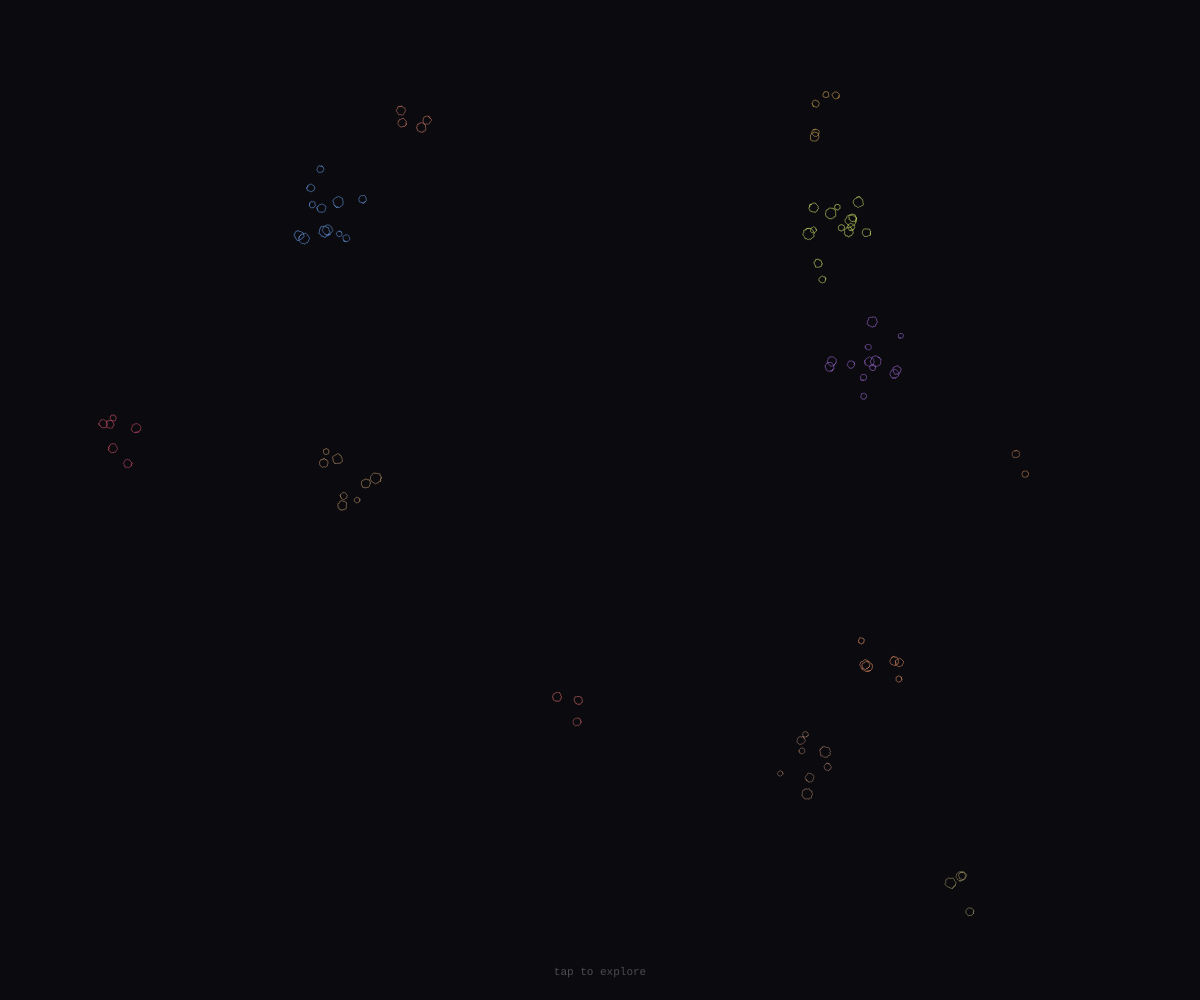
Frame 1 (no input)
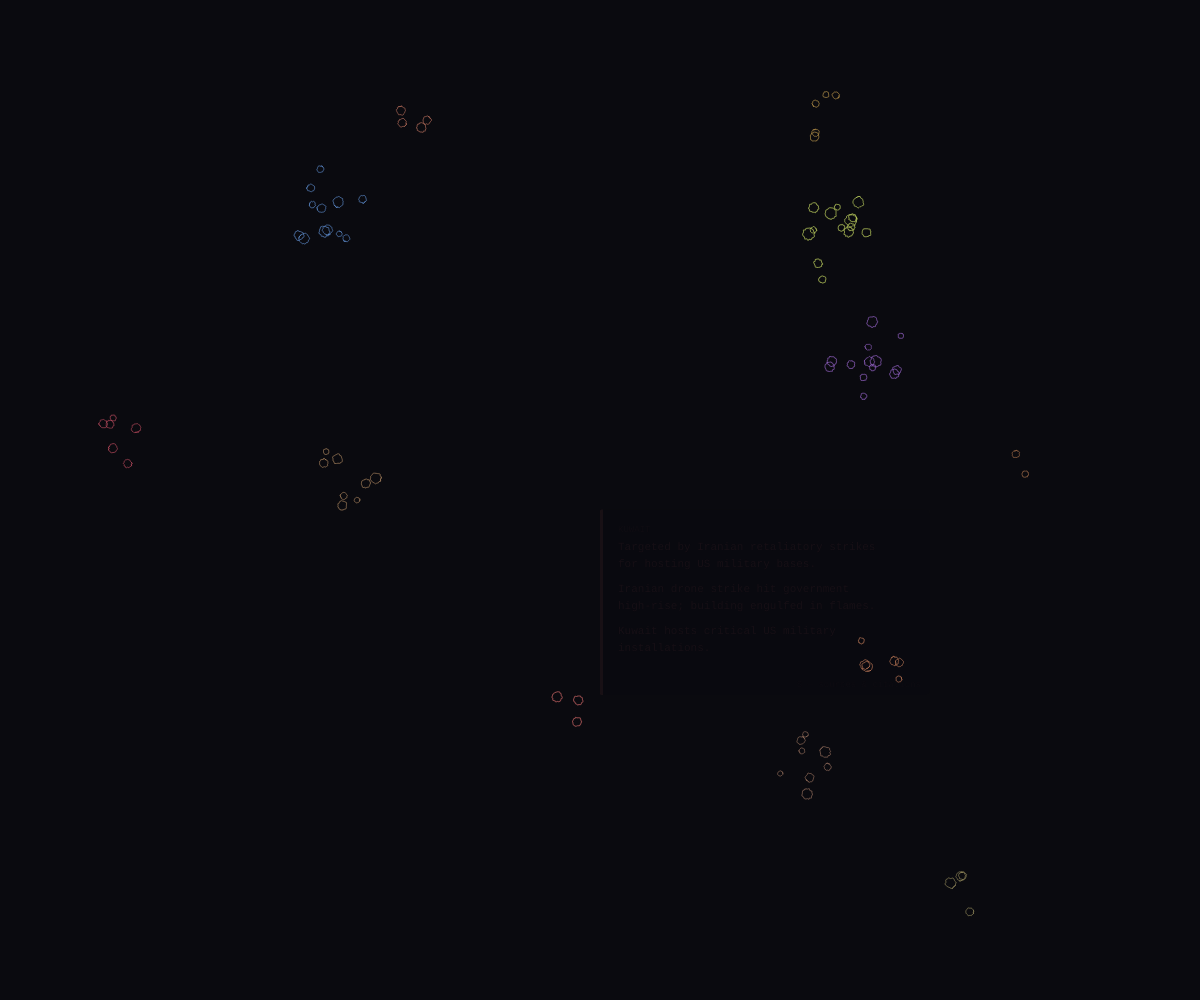
Frame 2 (the mouse pressed at the canvas centre, redrawn once)

The p5.js sketch that drew these frames (run headless with seeded random() and noise() and a simulated clock; the mouse was pressed at the canvas centre and the sketch redrawn once):

// p5.js sketch
// ── sketch.js
// ── Middle East Escalation: February 28 – March 9, 2026 ───────────────────────
// Objective data extracted from facts.md and official sources
// Each party represented by boid count proportional to involvement level
const GROUPS = [
  {
    name: 'United States',
    color: [200, 220, 100],
    count: 14,
    freq: 329.6,
    wave: 'sawtooth',
    facts: [
      'Co-launched major military operation with Israel on February 28, 2026.',
      'US forces struck more than 3,000 targets in Iran since February 28.',
      'Sank Iranian warship IRIS Dena in Indian Ocean near Sri Lanka on March 2, 2026. Sri Lankan Navy recovered 80+ bodies and 32 survivors; 100+ missing.',
      'Trump administration demanded Iran\'s nuclear disarmament as defensive measure.',
      'Trump demanded unconditional surrender from Iran and stated new Iranian leader must receive US approval.',
    ],
    sources: [
      {
        label: 'India offered sanctuary to Iranian ship three days before US sank it — BBC News',
        url: 'https://www.bbc.com/news/articles/c2e4yxj0pd3o'
      },
      {
        label: 'The final voyage of the Iranian warship sunk by the US — BBC News',
        url: 'https://www.bbc.com/news/articles/c4geelnw7w3o'
      },
    ]
  },
  {
    name: 'Iran',
    color: [150, 100, 200],
    count: 13,
    freq: 220.0,
    wave: 'triangle',
    facts: [
      '1,255 deaths as of March 9, 2026 from US-Israel strikes.',
      'Supreme Leader Ali Khamenei assassinated in strikes. Son Mojtaba Khamenei declared as 3rd supreme leader.',
      'Minab girls\' school hit on February 28; at least 168 killed including children.',
      'Fuel depots hit in Tehran and Karaj according to Iran\'s oil ministry.',
      'Carried out retaliatory strikes on Saudi Arabia, UAE, Qatar, Oman, Iraq, Kuwait, Cyprus, and Turkey.',
      'Fired 174 ballistic missiles (161 intercepted, 13 fell into sea); launched 689 UAVs (645 intercepted, 44 caused impact); fired 8 cruise missiles (all intercepted).',
    ],
    sources: [
      {
        label: 'US-Israel attacks on Iran: Death toll and injuries live tracker — Al Jazeera',
        url: 'https://www.aljazeera.com/news/2026/3/1/us-israel-attacks-on-iran-death-toll-and-injuries-live-tracker'
      },
    ]
  },
  {
    name: 'Israel',
    color: [100, 150, 220],
    count: 12,
    freq: 246.9,
    wave: 'sawtooth',
    facts: [
      'Israel Defense Forces conducted approximately 3,400 strikes and disabled more than 150 Iranian defense systems as of March 9.',
      'Sent foot soldiers into South Lebanon and carried out airstrikes killing dozens according to Lebanese health officials.',
      'Coordinated major military operation with US launched February 28, 2026.',
      'Israeli special forces raid on Lebanese village killed 41+ civilians; 40+ wounded.',
      'Issued evacuation orders for residents in southern Lebanon, urging movement north of the Litani River causing massive displacement.',
      'Human Rights Watch found evidence Israel used white phosphorus in residential areas of southern Lebanon in violation of international humanitarian law.',
    ],
    sources: [
      {
        label: 'Dozens killed as Israeli special forces raid Lebanese village — BBC News',
        url: 'https://www.bbc.com/news/articles/cy8l2p2l3v0o'
      },
      {
        label: 'In maps: Ten days of strikes across the Middle East — BBC News',
        url: 'https://www.bbc.com/news/articles/c4g0pnnj8xyo'
      },
    ]
  },
  {
    name: 'Lebanon',
    color: [180, 140, 100],
    count: 8,
    freq: 174.6,
    wave: 'triangle',
    facts: [
      '486 people killed as of March 9, 2026 due to Israeli strikes according to Lebanese Health Ministry.',
      'More than 700,000 people displaced from the starting of the war.',
      'Hezbollah launched rocket and drone attack on military site in Haifa, Israel on March 2, marking first direct strike since November 2024 ceasefire.',
      'Israeli strikes hit apartment in Ramada Hotel building in Raouche district of Beirut killing at least 4 people and wounding 10 others.',
      'Lebanon experiencing intense military escalation with Israeli airstrikes across the country, particularly targeting southern Beirut suburbs and southern Lebanon.',
    ],
    sources: [
      {
        label: 'Almost 700,000 displaced in Lebanon as war enters second week — UN News',
        url: 'https://news.un.org/en/story/2026/03/1167098'
      },
    ]
  },
  {
    name: 'Iraq',
    color: [160, 120, 100],
    count: 8,
    freq: 195.0,
    wave: 'triangle',
    facts: [
      'Iraq\'s Prime Minister told US Secretary of State Marco Rubio that Iraq should not be used as launchpad for attacks in Middle East war.',
      'Iran-backed Kataib Imam Ali group reported 4 members killed and 12 injured in US air attacks in northern Iraq.',
      'Iranian Revolutionary Guards stated they targeted Al-Harir Air Base in Kurdistan region with five missiles.',
      'Wissam Yassin, digital marketer in Iraq, noted Shiite community views Iran weakening as existential threat to political power.',
      'Sunni community perceives war as opportunity to rearrange political landscape as Iranian influence on Iraq weakens.',
    ],
    sources: [
      {
        label: 'US-Israel attacks on Iran: Death toll and injuries live tracker — Al Jazeera',
        url: 'https://www.aljazeera.com/news/2026/3/1/us-israel-attacks-on-iran-death-toll-and-injuries-live-tracker'
      },
    ]
  },
  {
    name: 'Saudi Arabia',
    color: [200, 80, 100],
    count: 6,
    freq: 164.8,
    wave: 'triangle',
    facts: [
      'Targeted by Iranian retaliatory strikes for hosting US military bases.',
      'Saudi Ministry of Defense reported destruction of 2 Iranian drones over kingdom\'s oil-rich eastern region.',
      'Oil refineries including Shahbah oilfield hit by incoming Iranian drones.',
      'Saudi kingdom declared Iran\'s attacks on civilian infrastructure—oil facilities, desalination plants, and CIA headquarters in Riyadh—have crossed critical red line.',
      'Iranian missile attack hit US base in Saudi Arabia; US soldier died from wounds sustained 8 days later.',
      'Iranian drone strike hit residential building in Al-Kharj killing 2 people of Indian and Bangladeshi nationalities and injuring 12 others.',
    ],
    sources: [
      {
        label: 'US-Israel attacks on Iran: Death toll and injuries live tracker — Al Jazeera',
        url: 'https://www.aljazeera.com/news/2026/3/1/us-israel-attacks-on-iran-death-toll-and-injuries-live-tracker'
      },
    ]
  },
  {
    name: 'United Arab Emirates',
    color: [220, 140, 100],
    count: 6,
    freq: 185.0,
    wave: 'triangle',
    facts: [
      'Targeted by Iranian retaliatory strikes for hosting US military bases.',
      'Iranian drones hit hotels Burj al Arab and Fairmont The Palm Dubai, Dubai International Airport, and residential areas.',
      'Dubai International Airport operating with limited resumption of flights following temporary suspension due to regional security concerns.',
      'Zayed International Airport in Abu Dhabi partially operational as of March 10, 2026 following disruptions from Iran-Israel-US conflict.',
      'UAE Consulate in Erbil targeted by drone strike resulting in material damage but no reported injuries.',
      'Member of Federal National Council refuted reports of attack on Iran\'s desalination plant, emphasizing UAE will not treat Iranian people as regime has acted.',
    ],
    sources: [
      {
        label: '2026 Iranian strikes on the United Arab Emirates — Wikipedia',
        url: 'https://en.wikipedia.org/wiki/2026_Iranian_strikes_on_the_United_Arab_Emirates'
      },
    ]
  },
  {
    name: 'Qatar',
    color: [200, 160, 80],
    count: 5,
    freq: 196.0,
    wave: 'sine',
    facts: [
      'Targeted by Iranian retaliatory strikes for hosting US military bases.',
      'Qatar\'s Ministry of Interior reported 66 Iranian missiles targeted Qatar, which were intercepted.',
      'Debris from intercepted missiles caused 16 injuries.',
      'Qatar hosts major US military installations and major LNG export facilities threatened by conflict.',
    ],
    sources: [
      {
        label: 'US-Israel attacks on Iran: Death toll and injuries live tracker — Al Jazeera',
        url: 'https://www.aljazeera.com/news/2026/3/1/us-israel-attacks-on-iran-death-toll-and-injuries-live-tracker'
      },
    ]
  },
  {
    name: 'Oman',
    color: [160, 150, 100],
    count: 4,
    freq: 164.0,
    wave: 'sine',
    facts: [
      'Targeted by Iranian retaliatory strikes for hosting US military bases.',
      'Hosted multiple rounds of nuclear and political talks between US and Iran; two countries have had no formal diplomatic relations since April 7, 1980.',
      'Omani Minister of Foreign Affairs Badr al-Busaidi, who mediated US-Iran talks before war, stated diplomatic options remain available to de-escalate Middle East situation.',
      'Two Iranian drones hit Duqm Port in Al Wusta Governorate with one striking mobile workers\' housing unit.',
      'Oil tanker flying Marshall Islands flag attacked by Iranian drone boat.',
      'Fuel tank at Duqm Port hit by several unmanned aircraft on March 3.',
    ],
    sources: [
      {
        label: 'US-Israel attacks on Iran: Death toll and injuries live tracker — Al Jazeera',
        url: 'https://www.aljazeera.com/news/2026/3/1/us-israel-attacks-on-iran-death-toll-and-injuries-live-tracker'
      },
    ]
  },
  {
    name: 'Turkey',
    color: [200, 120, 100],
    count: 4,
    freq: 207.65,
    wave: 'sine',
    facts: [
      'Targeted by Iranian retaliatory strikes.',
      'Iranian missiles and drones penetrated Turkish airspace.',
      'President Erdogan told Iranian President Pezeshkian that airspace violation "cannot be excused for any reason whatsoever."',
      'Erdogan stated Turkey will continue to take all necessary measures against airspace violations.',
      'Turkey hosts US military presence and strategic importance for regional stability.',
    ],
    sources: [
      {
        label: 'US-Israel attacks on Iran: Death toll and injuries live tracker — Al Jazeera',
        url: 'https://www.aljazeera.com/news/2026/3/1/us-israel-attacks-on-iran-death-toll-and-injuries-live-tracker'
      },
    ]
  },
  {
    name: 'Kuwait',
    color: [200, 100, 100],
    count: 3,
    freq: 146.83,
    wave: 'triangle',
    facts: [
      'Targeted by Iranian retaliatory strikes for hosting US military bases.',
      'Iranian drone strike hit government high-rise; building engulfed in flames.',
      'Kuwait hosts critical US military installations.',
    ],
    sources: [
      {
        label: 'Kuwaiti government high-rise hit by Iranian drone — BBC Video',
        url: 'https://www.bbc.com/news/videos/c9wnex8g5dyo'
      },
    ]
  },
  {
    name: 'Cyprus',
    color: [180, 120, 80],
    count: 2,
    freq: 138.59,
    wave: 'sine',
    facts: [
      'Targeted by Iranian retaliatory strikes.',
      'Cyprus likely hosts US military interests and serves as strategic location for regional operations.',
      'Represents extension of Iranian response beyond Middle East to broader international coalition supporting US-Israel operations.',
    ],
    sources: [
      {
        label: 'US-Israel attacks on Iran: Death toll and injuries live tracker — Al Jazeera',
        url: 'https://www.aljazeera.com/news/2026/3/1/us-israel-attacks-on-iran-death-toll-and-injuries-live-tracker'
      },
    ]
  },
];

// ── Audio — F# minor 7 pad synthesizer (persistent oscillator pool) ────────
let audioCtx = null;
let oscPool = [];  // 6 always-running {osc, gain} pairs

// Frequencies extracted from GROUPS array—no need for separate mapping

// F# minor 7 chord tones in semitones: root, m3, P5, m7
const FM7_SEMITONES = [0, 3, 7, 10];

// Bass oscillators: always-present F# minor notes below 150 Hz
const BASS_FREQS = [92.50, 110.00];  // F#2, A2

function initAudio() {
  if (audioCtx) {
    // iOS Safari suspends AudioContext between gestures — always try to
    // resume
    if (audioCtx.state === 'suspended') audioCtx.resume();
    return;
  }
  // webkitAudioContext fallback for older iOS Safari
  const AC = window.AudioContext || window['webkitAudioContext'];
  audioCtx = new AC();
  audioCtx.resume();  // iOS requires explicit resume even inside a gesture
                      // handler
  // 2 bass oscillators (indices 0–1) + 4 mid oscillators (indices 2–5)
  for (let i = 0; i < 6; i++) {
    const osc = audioCtx.createOscillator();
    const gainNode = audioCtx.createGain();
    osc.type = 'sine';
    osc.frequency.value = i < 2 ? BASS_FREQS[i] : 220.00;
    gainNode.gain.value = 0;
    osc.connect(gainNode);
    gainNode.connect(audioCtx.destination);
    osc.start();
    oscPool.push({osc, gain: gainNode});
  }
}

function stopAllTones() {
  if (!oscPool.length) return;
  const now = audioCtx.currentTime;
  for (const {gain} of oscPool) {
    gain.gain.cancelScheduledValues(now);
    gain.gain.setValueAtTime(gain.gain.value, now);
    gain.gain.linearRampToValueAtTime(0, now + 0.8);
  }
}

// Layout: oscillators 0–1 = bass (<150 Hz), oscillators 2–5 = mid (200–600 Hz).
// Bass: 1 osc always, 2 when layers >= 4.
// Mid: remaining layers, chord tones octave-folded into 200–600 Hz.
function playPad(gi, durationSec = 7) {
  initAudio();

  const g = GROUPS[gi];
  const now = audioCtx.currentTime;
  const midRoot = g.freq || 220.00;

  const layers = Math.min(6, Math.max(1, Math.ceil(g.count / 30)));
  const numBass = layers >= 4 ? 2 : 1;
  const numMid = layers - numBass;

  const peakVol = 0.042 / Math.sqrt(layers);
  const glideTime = 0.9;
  const attackTime = 1.5;
  const releaseTime = 2.0;

  for (let i = 0; i < 6; i++) {
    const {osc, gain} = oscPool[i];
    gain.gain.cancelScheduledValues(now);
    osc.frequency.cancelScheduledValues(now);

    if (i < numBass) {
      // Bass layer — fixed F# minor notes below 150 Hz, glide to target
      const targetFreq = BASS_FREQS[i];
      osc.frequency.setValueAtTime(osc.frequency.value, now);
      osc.frequency.exponentialRampToValueAtTime(targetFreq, now + glideTime);
      gain.gain.setValueAtTime(gain.gain.value, now);
      gain.gain.linearRampToValueAtTime(peakVol * 0.75, now + attackTime);
      gain.gain.setValueAtTime(peakVol * 0.75, now + durationSec - releaseTime);
      gain.gain.linearRampToValueAtTime(0, now + durationSec);

    } else if (i < layers) {
      // Mid layer — FM7 chord tone, octave-folded into 200–600 Hz
      const midIdx = i - numBass;
      const semitones = FM7_SEMITONES[midIdx % FM7_SEMITONES.length];
      let targetFreq = midRoot * Math.pow(2, semitones / 12);
      // Fold into 200–600 Hz
      while (targetFreq > 600) targetFreq /= 2;
      while (targetFreq < 200) targetFreq *= 2;
      // Gentle detune spread across mid layers (±6 cents max)
      const detuneCents =
          numMid > 1 ? (midIdx - (numMid - 1) / 2) * (12 / (numMid - 1)) : 0;
      targetFreq *= Math.pow(2, detuneCents / 1200);

      osc.frequency.setValueAtTime(osc.frequency.value, now);
      osc.frequency.exponentialRampToValueAtTime(targetFreq, now + glideTime);
      gain.gain.setValueAtTime(gain.gain.value, now);
      gain.gain.linearRampToValueAtTime(peakVol, now + attackTime);
      gain.gain.setValueAtTime(peakVol, now + durationSec - releaseTime);
      gain.gain.linearRampToValueAtTime(0, now + durationSec);

    } else {
      // Unused layer: fade out
      gain.gain.setValueAtTime(gain.gain.value, now);
      gain.gain.linearRampToValueAtTime(0, now + 0.5);
    }
  }
}

// ── Conflict Relations (group index → indices affected by/related to this group) ─
// When user clicks a party, related parties are highlighted
// Based on direct mentions in facts.md and documented military/diplomatic involvement
const AFFECTS = {
  0: [1, 3, 4, 5, 6, 7, 8, 9],     // USA attacks/coordinates with Israel → Iran, Lebanon, Iraq, Saudi Arabia, UAE, Qatar, Oman, Turkey
  1: [0, 2, 3, 4, 5, 6, 7, 8, 9, 10], // Iran strikes → USA, Israel, Lebanon, Iraq, Saudi Arabia, UAE, Qatar, Oman, Turkey, Kuwait, Cyprus
  2: [1, 3, 4, 5],                 // Israel strikes → Iran, Lebanon, Iraq, Saudi Arabia (likely through drone/missile intelligence)
  3: [0, 2],                       // Lebanon (Hezbollah) → USA, Israel (direct retaliation)
  4: [0, 1, 2],                    // Iraq → USA, Iran, Israel (caught in middle)
  5: [1, 0],                       // Saudi Arabia affected by → Iran, USA (hosts bases, targeted)
  6: [1, 0],                       // UAE affected by → Iran, USA (hosts bases, targeted)
  7: [1, 0],                       // Qatar affected by → Iran, USA (hosts bases, targeted)
  8: [1, 0],                       // Oman affected by → Iran, USA (hosts bases, targeted)
  9: [1, 0],                       // Turkey affected by → Iran, USA (airspace violated)
  10: [1, 0],                      // Kuwait affected by → Iran, USA (hosts bases, targeted)
  11: [1, 0],                      // Cyprus affected by → Iran, USA (hosts bases, targeted)
};

// Reverse: who affects each party
const AFFECTED_BY = {};
for (const [actor, affected] of Object.entries(AFFECTS)) {
  for (const party of affected) {
    (AFFECTED_BY[party] = AFFECTED_BY[party] || []).push(+actor);
  }
}

function setScales(gi) {
  const affected = AFFECTS[gi] || [];
  const affectedBy = AFFECTED_BY[gi] || [];
  const targets = {};

  if (affected.length) {
    // Clicked actor: highlight self and all affected parties
    targets[gi] = 2.0;
    affected.forEach(v => targets[v] = 1.5);
  } else if (affectedBy.length) {
    // Clicked affected party: highlight self and all actors affecting it
    targets[gi] = 1.5;
    affectedBy.forEach(o => targets[o] = 2.0);
  } else {
    targets[gi] = 1.7;
  }

  for (const b of boids) b.targetScale = targets[b.groupId] ?? 1.0;
}

function resetScales() {
  for (const b of boids) b.targetScale = 1.0;
}

// ── Sources overlay (HTML, so links are real and clickable) ───────────────
let lastClickedGi = null;
let sourcesVisible = false;

function showSources(gi) {
  hideSources();
  const g = GROUPS[gi];
  const [r, gv, bl] = g.color;
  const col = `rgb(${r},${gv},${bl})`;

  // Inject keyframe once
  if (!document.getElementById('src-style')) {
    const s = document.createElement('style');
    s.id = 'src-style';
    s.textContent = `
      @keyframes srcFadeIn { from { opacity:0; transform:translate(-50%,-46%); } to { opacity:1; transform:translate(-50%,-50%); } }
      #sources-panel a:hover { opacity: 1 !important; text-decoration: underline; }
    `;
    document.head.appendChild(s);
  }

  const div = document.createElement('div');
  div.id = 'sources-panel';
  div.style.cssText = `
    position:fixed; top:50%; left:50%; transform:translate(-50%,-50%);
    background:rgba(6,6,12,0.97); border:1px solid ${col}33;
    border-left:3px solid ${col}; border-radius:8px;
    padding:24px 28px; max-width:500px; width:90%;
    font-family:'Courier New',monospace; font-size:12px; color:${col};
    z-index:1000; animation:srcFadeIn 0.25s ease; box-sizing:border-box;
  `;

  div.innerHTML =
      `
    <div style="font-size:9px;letter-spacing:2px;opacity:0.4;margin-bottom:18px;text-transform:uppercase;">
      SOURCES — press S to close
    </div>
    ${
          g.sources
              .map(
                  s => `
      <a href="${s.url}" target="_blank" rel="noopener noreferrer"
         style="display:block;color:${
                      col};text-decoration:none;margin-bottom:12px;
                line-height:1.55;opacity:0.8;font-size:11px;">
        ↗ ${s.label}
      </a>`).join('')}
    <div id="src-close"
         style="margin-top:18px;opacity:0.3;cursor:pointer;font-size:9px;letter-spacing:1px;">
      × CLOSE
    </div>
  `;

  document.body.appendChild(div);
  document.getElementById('src-close').addEventListener('click', hideSources);
  sourcesVisible = true;
}

function hideSources() {
  const el = document.getElementById('sources-panel');
  if (el) el.remove();
  sourcesVisible = false;
}

function keyPressed() {
  if (key === 's' || key === 'S') {
    if (sourcesVisible)
      hideSources();
    else if (lastClickedGi !== null)
      showSources(lastClickedGi);
  }
}

// ── State ──────────────────────────────────────────────────────────────────
let boids = [];
let centers = [];
let panel = null;

// ── Setup ──────────────────────────────────────────────────────────────────
function setup() {
  createCanvas(windowWidth, windowHeight);
  frameRate(30);
  init();
  loop();  // keep looping so the first-visit hint can pulse; noLoop() called
           // once settled
}

function init() {
  placeCenters();
  spawnBoids();
}

function placeCenters() {
  centers = [];
  const minD = Math.min(width, height) * 0.12;
  let tries = 0, i = 0;
  while (i < GROUPS.length && tries < 5000) {
    const x = random(width * 0.05, width * 0.95);
    const y = random(height * 0.05, height * 0.95);
    let ok = true;
    for (const c of centers) {
      if (dist(x, y, c.x, c.y) < minD) {
        ok = false;
        break;
      }
    }
    if (ok) {
      centers.push({x, y});
      i++;
    }
    tries++;
  }
  while (centers.length < GROUPS.length) {
    centers.push({x: random(width), y: random(height)});
  }
}

function spawnBoids() {
  boids = [];
  GROUPS.forEach((g, gi) => {
    const cx = centers[gi].x;
    const cy = centers[gi].y;
    const sm = g.sizeMult || 1;
    const spread = g.count === 1 ? 0 : sqrt(g.count) * 12;

    for (let i = 0; i < g.count; i++) {
      const angle = random(TWO_PI);
      const r = spread * sqrt(random());
      const verts = 24;
      const jitter = Array.from({length: verts}, () => random(0.88, 1.12));
      boids.push({
        x: cx + cos(angle) * r,
        y: cy + sin(angle) * r,
        sz: random(2.5, 5.5) * sm,
        rot: random(TWO_PI),
        col: g.color,
        circle: g.sizeMult != null,
        groupId: gi,
        jitter,
        verts,
        scale: 1.0,
        targetScale: 1.0,
      });
    }
  });
}

// ── Draw ───────────────────────────────────────────────────────────────────
function draw() {
  background(10, 10, 15);

  let allSettled = true;
  for (const b of boids) {
    // Lerp scale toward target
    b.scale += (b.targetScale - b.scale) * 0.06;
    if (Math.abs(b.scale - b.targetScale) > 0.005) allSettled = false;

    const [r, g, bl] = b.col;
    // Opacity: swelling boids brighten, shrinking ones fade
    const baseAlpha = b.circle ? 185 : 165;
    const alpha = baseAlpha * constrain(b.scale * 0.7 + 0.3, 0.15, 1.4);

    noFill();
    push();
    translate(b.x, b.y);
    rotate(b.rot);
    scale(b.scale);
    stroke(r, g, bl, alpha);
    strokeWeight(b.circle ? b.sz * 0.28 : 0.9);

    beginShape();
    for (let a = -3; a < b.verts + 3; a++) {
      const idx = ((a % b.verts) + b.verts) % b.verts;
      const theta = TWO_PI / b.verts * idx;
      const rad = b.sz * b.jitter[idx];
      curveVertex(cos(theta) * rad, sin(theta) * rad);
    }
    endShape();
    pop();
  }

  // First-visit hint
  if (firstTouch) {
    const hint = 'tap to explore';
    const pulse = 0.55 + 0.45 * sin(frameCount * 0.06);
    noStroke();
    textFont('Courier New');
    textSize(11);
    textAlign(CENTER, BOTTOM);
    fill(200, 200, 200, 160 * pulse);
    text(hint, width / 2, height - 22);
  }

  if (panel) {
    panel.update();
    panel.render();
    if (panel.done) {
      panel = null;
      resetScales();
    }
  } else if (allSettled) {
    noLoop();
  }
}

// ── Interaction ────────────────────────────────────────────────────────────
let firstTouch = true;

function handleInteraction(px, py) {
  firstTouch = false;
  let nearestGi = 0, nearestD = Infinity;
  centers.forEach((c, i) => {
    const d = dist(px, py, c.x, c.y);
    if (d < nearestD) {
      nearestD = d;
      nearestGi = i;
    }
  });

  lastClickedGi = nearestGi;
  hideSources();
  const g = GROUPS[nearestGi];
  const dur = 6 + g.facts.length * 1.5;
  playPad(nearestGi, dur);
  setScales(nearestGi);
  panel = new Panel(px, py, g.color, g.facts, dur, g.name);
  loop();
}

// Desktop click
function mousePressed() {
  if (touches.length === 0) handleInteraction(mouseX, mouseY);
}

// Mobile touch — return false prevents scroll and stops mouse event double-fire
function touchStarted() {
  if (touches.length > 0) handleInteraction(touches[0].x, touches[0].y);
  return false;
}

// ── Panel ──────────────────────────────────────────────────────────────────
const PW = 330;
const PH = 17;
const PP = 18;

class Panel {
  constructor(x, y, col, facts, holdSec, groupName) {
    this.col = col;
    this.facts = facts;
    this.groupName = groupName || '';
    this.alpha = 0;
    this.slide = 12;
    this.state = 'in';
    this.hold = 0;
    this.holdMax = holdSec * 30;
    this.done = false;

    const lines =
        facts.reduce((acc, f) => acc + Math.ceil(f.length / 44) + 0.5, 0);
    this.h = PP * 2 + 14 + lines * PH + 8;  // +14 for group name header
    this.x = constrain(x, PP, width - PW - PP);
    this.y = constrain(y, PP, height - this.h - PP);
  }

  update() {
    if (this.state === 'in') {
      this.alpha += 10;
      this.slide = max(0, this.slide - 1.2);
      if (this.alpha >= 235) {
        this.alpha = 235;
        this.state = 'hold';
      }
    } else if (this.state === 'hold') {
      this.hold++;
      if (this.hold > this.holdMax) this.state = 'out';
    } else {
      this.alpha -= 6;
      this.slide = min(12, this.slide + 0.8);
      if (this.alpha <= 0) {
        this.alpha = 0;
        this.done = true;
        stopAllTones();
      }
    }
  }

  render() {
    const [r, g, bl] = this.col;
    const al = this.alpha;
    const py = this.y + this.slide;

    push();
    noStroke();
    fill(8, 8, 14, al * 0.93);
    rect(this.x, py, PW, this.h, 5);

    // Accent bar
    fill(r, g, bl, al);
    rect(this.x, py, 3, this.h, 5, 0, 0, 5);

    // Group name header
    textFont('Courier New');
    textAlign(LEFT, TOP);
    textSize(9);
    fill(r, g, bl, al * 0.45);
    text(this.groupName.toUpperCase(), this.x + PP, py + PP - 2);

    // Facts
    textSize(11);
    textLeading(PH);
    let ty = py + PP + 14;
    for (const fact of this.facts) {
      fill(r, g, bl, al * 0.92);
      text(fact, this.x + PP, ty, PW - PP * 2 - 4);
      ty += Math.ceil(fact.length / 44) * PH + 8;
    }

    // Footer — citation prompt
    fill(r, g, bl, al * 0.35);
    textSize(9);
    textAlign(RIGHT, BOTTOM);
    text('S — sources & citations', this.x + PW - PP * 0.5, py + this.h - 6);
    pop();
  }
}

function windowResized() {
  resizeCanvas(windowWidth, windowHeight);
  init();
  redraw();
}
